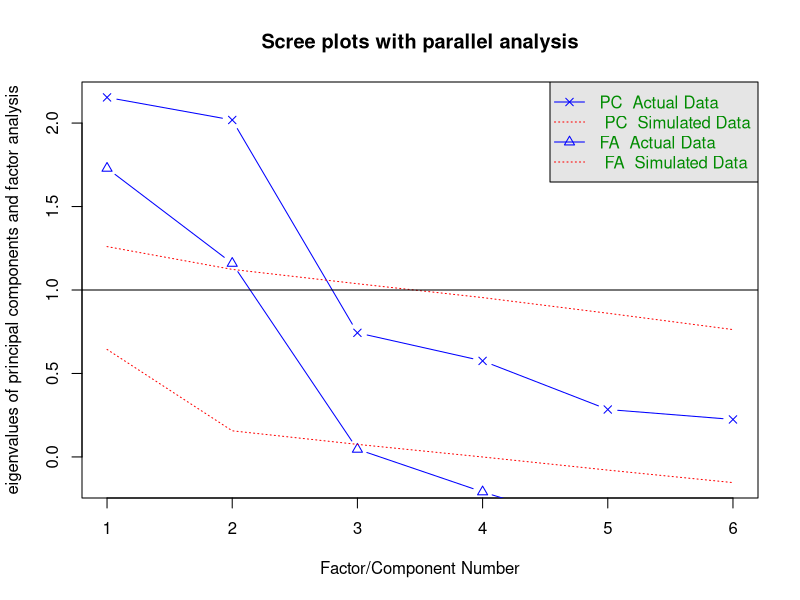
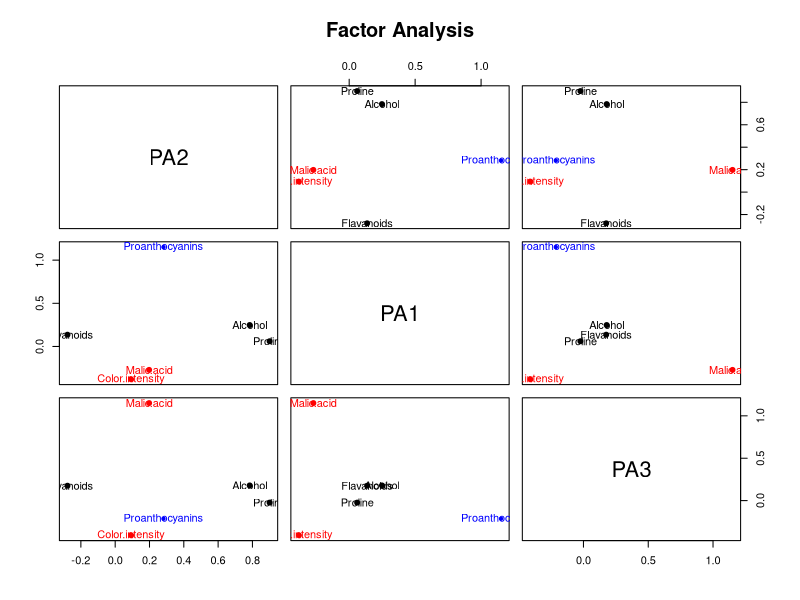
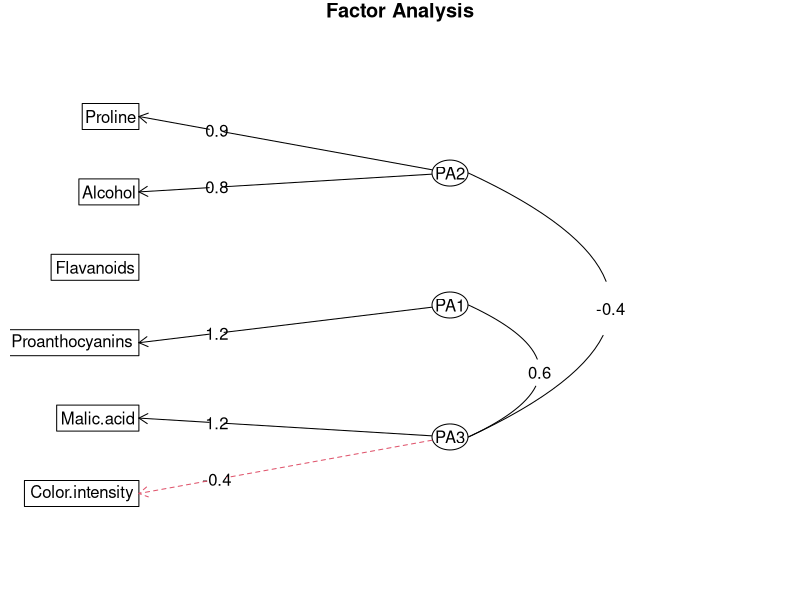
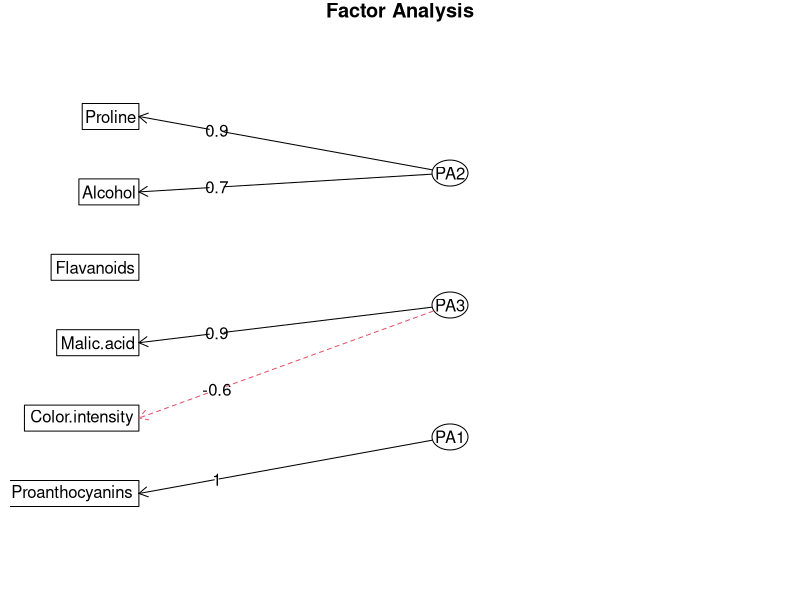

Generate these figures, in order, with R:
setwd("D:/example")
wine<-read.csv("./wine.csv")
nwine<-scale(wine)  #标准化
R<-cor(nwine)  #相关系数阵
install.packages("psych")
library(psych)
fa.parallel(R,n.obs=178,fa="both",main="Scree plots with parallel analysis")
#提取公共因子
fa<-fa(R,nfactors=3,n.obs=178,rotate="varimax",scores=TRUE,fm="wls")
fa
fa<-fa(R,nfactors=3,n.obs=178,rotate="varimax",scores=TRUE,fm="pa")
fa
#从解释因子结构的角度正交旋转是最容易解释的，得到的因子也是不相关的；斜交则得到的因子具有相关性，但更符合或能捕捉数据的维度
fa.varimax<-fa(R,nfactors=3,rotate="varimax",fm="pa")
fa.varimax
#斜交旋转
install.packages("GPArotation")
library(GPArotation)
fa.promax<-fa(R,nfactors=3,rotate="promax",fm="pa")
fa.promax
factor.plot(fa.promax,labels = rownames(fa.promax$loadings))
fa.diagram(fa.promax,simple=T)
fa.promax$weights
fa.diagram(fa.varimax,simple = T)
fa.varimax$weights
fa.promax$loadings
names(fa.promax)
fa.promax$R2.scores
